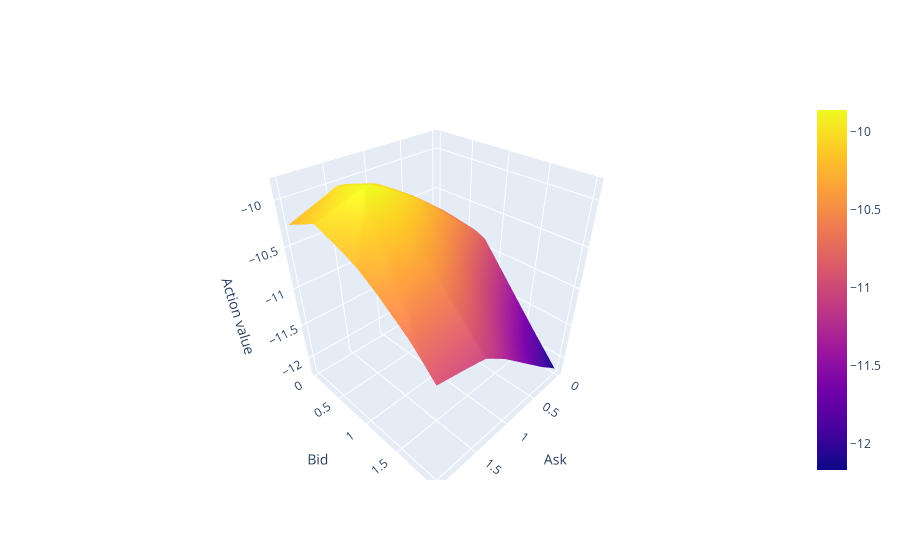

Source (notebook cell):
### Code cell
def plot_action_value(agent: Agent):
    asks = np.linspace(0, 2)
    bids = np.linspace(0, 2)
    values = [
        [
            agent.critic.evaluate(
                Observation(cash_balance=0, asset_balance=0, best_ask=0, best_bid=0),
                action=Action(ask=ask, bid=bid)
            ).item()
            for ask in asks
        ]
        for bid in bids
    ]
    return go.Figure(
        layout=dict(
            scene=dict(
                xaxis_title="Ask",
                yaxis_title="Bid",
                zaxis_title="Action value"
            )
        ),
        data=[
            go.Surface(
                x=asks,
                y=bids,
                z=values,
            )
        ]
    )


plot_action_value(experiment.agent)

### Figure 1 — Plotly figure (JSON) as saved in the notebook; plotly's stock layout.template omitted (floating-point values rounded to 4 significant figures; data arrays with more than 128 entries replaced by an {"elided": "..."} marker saying what was removed)
{"data": [{"type": "surface", "x": [0, 0.04082, 0.08163, 0.1224, 0.1633, 0.2041, 0.2449, 0.2857, 0.3265, 0.3673, 0.4082, 0.449, 0.4898, 0.5306, 0.5714, 0.6122, 0.6531, 0.6939, 0.7347, 0.7755, 0.8163, 0.8571, 0.898, 0.9388, 0.9796, 1.02, 1.061, 1.102, 1.143, 1.184, 1.224, 1.265, 1.306, 1.347, 1.388, 1.429, 1.469, 1.51, 1.551, 1.592, 1.633, 1.673, 1.714, 1.755, 1.796, 1.837, 1.878, 1.918, 1.959, 2], "y": [0, 0.04082, 0.08163, 0.1224, 0.1633, 0.2041, 0.2449, 0.2857, 0.3265, 0.3673, 0.4082, 0.449, 0.4898, 0.5306, 0.5714, 0.6122, 0.6531, 0.6939, 0.7347, 0.7755, 0.8163, 0.8571, 0.898, 0.9388, 0.9796, 1.02, 1.061, 1.102, 1.143, 1.184, 1.224, 1.265, 1.306, 1.347, 1.388, 1.429, 1.469, 1.51, 1.551, 1.592, 1.633, 1.673, 1.714, 1.755, 1.796, 1.837, 1.878, 1.918, 1.959, 2], "z": {"elided": "50x50 float values"}}], "layout": {"scene": {"xaxis": {"title": {"text": "Ask"}}, "yaxis": {"title": {"text": "Bid"}}, "zaxis": {"title": {"text": "Action value"}}}}}
